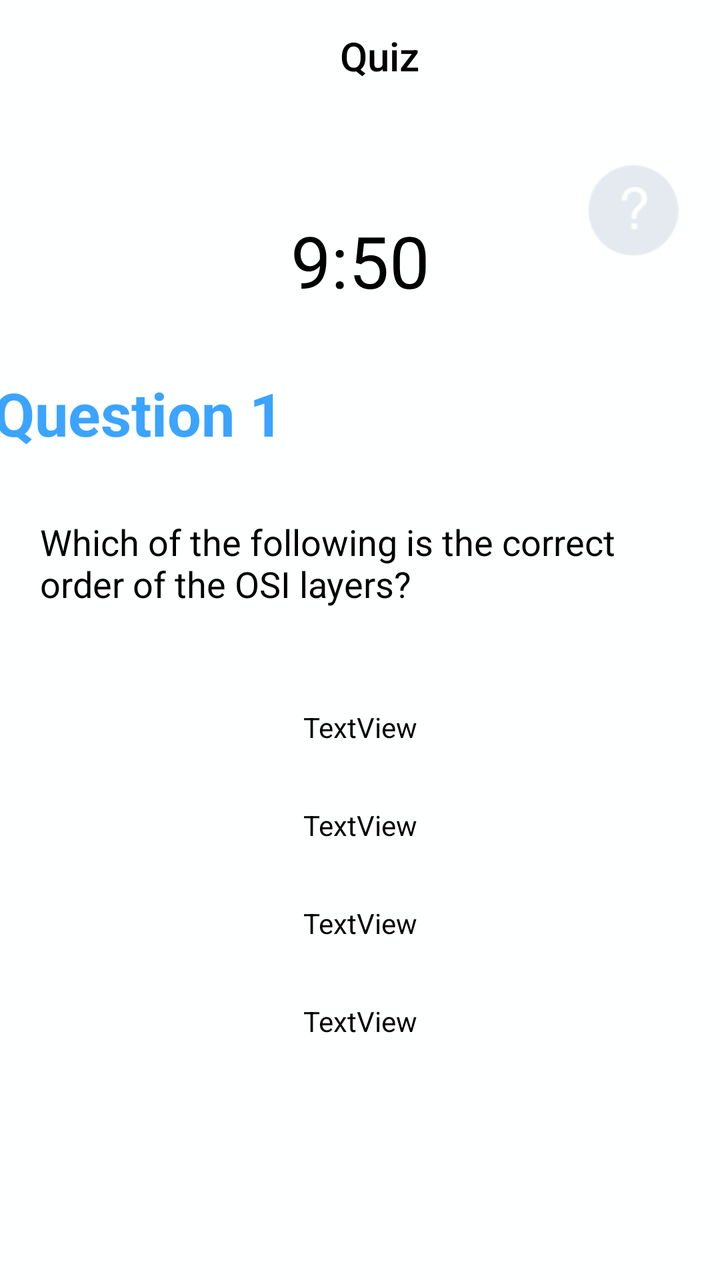
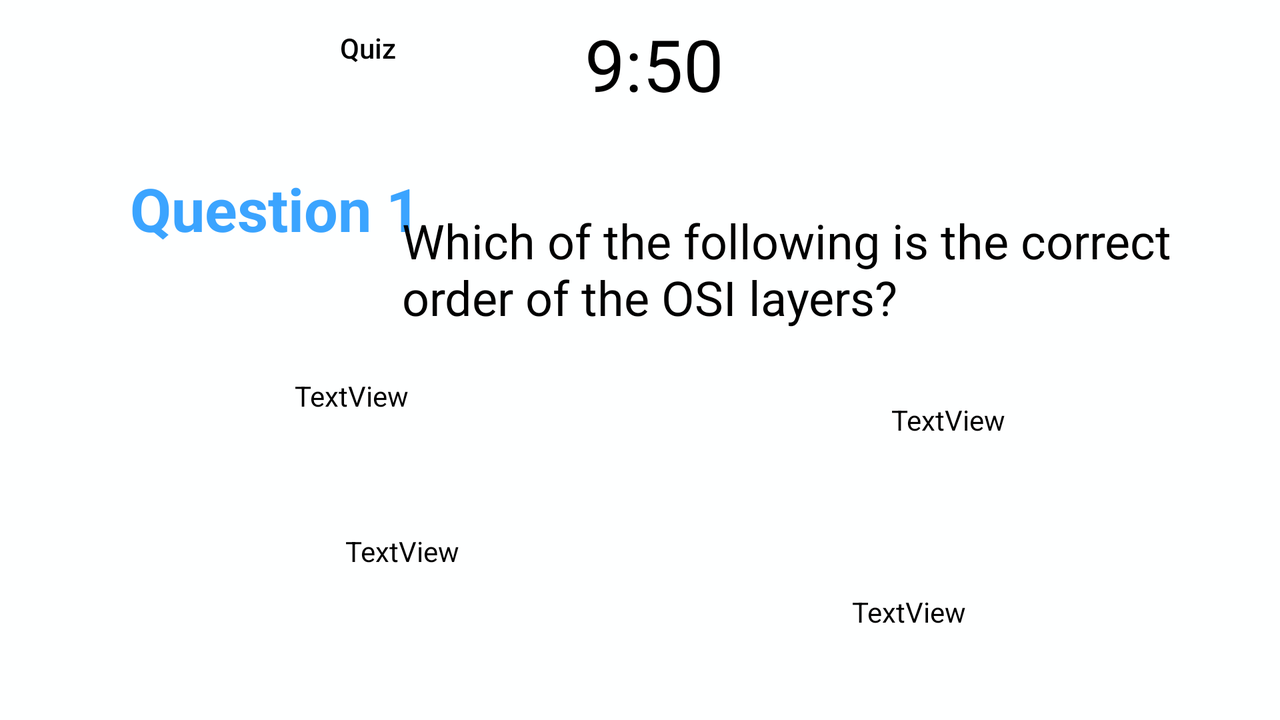

The same Android screen from two of the app's own layout files: first res/layout/ as a phone draws it, then the repository's variant for another configuration, drawn on a device whose configuration selects that folder. Both files follow.
<!-- AndroidManifest.xml: application theme Theme.AppCompat.Light.DarkActionBar -->
<!-- res/layout/activity_quiz_start.xml -->
<?xml version="1.0" encoding="utf-8"?>
<android.support.design.widget.CoordinatorLayout xmlns:tools="http://schemas.android.com/tools"
    android:id="@+id/coordinator"
    xmlns:android="http://schemas.android.com/apk/res/android"
    xmlns:app="http://schemas.android.com/apk/res-auto"
    android:layout_width="match_parent"
    android:layout_height="match_parent">

<android.support.constraint.ConstraintLayout
    android:layout_width="match_parent"
    android:layout_height="match_parent"
    android:background="#feffff"
    tools:context=".QuizActivity">


    <android.support.v7.widget.Toolbar
        android:id="@+id/toolbar"
        android:layout_width="match_parent"
        android:layout_height="wrap_content"
        android:background="#feffff"
        app:layout_constraintEnd_toEndOf="parent"
        app:layout_constraintStart_toStartOf="parent"
        app:layout_constraintTop_toTopOf="parent"
        app:theme="@style/ThemeOverlay.AppCompat.Dark.ActionBar"
        app:title="Quiz"
        app:titleMarginStart="170dp"
        app:titleTextColor="#000000">

    </android.support.v7.widget.Toolbar>

    <TextView
        android:id="@+id/timer"
        android:layout_width="wrap_content"
        android:layout_height="wrap_content"
        android:layout_marginStart="163dp"
        android:layout_marginLeft="163dp"
        android:layout_marginTop="50dp"
        android:layout_marginEnd="163dp"
        android:layout_marginRight="163dp"
        android:text="9:50"
        android:textColor="#000000"
        android:textSize="36sp"
        app:layout_constraintEnd_toEndOf="parent"
        app:layout_constraintStart_toStartOf="parent"
        app:layout_constraintTop_toBottomOf="@+id/toolbar" />

    <TextView
        android:id="@+id/QuestionNo"
        android:layout_width="wrap_content"
        android:layout_height="wrap_content"
        android:layout_marginTop="32dp"
        android:layout_marginEnd="217dp"
        android:paddingLeft="15dp"
        android:paddingRight="20dp"
        android:text="Question 1"
        android:textColor="#3BA4FF"
        android:textSize="30sp"
        android:textStyle="bold"
        app:layout_constraintEnd_toEndOf="parent"
        app:layout_constraintStart_toStartOf="@+id/Question"
        app:layout_constraintTop_toBottomOf="@+id/timer" />

    <TextView
        android:id="@+id/Question"
        android:layout_width="wrap_content"
        android:layout_height="wrap_content"
        android:layout_marginTop="32dp"
        android:paddingLeft="20dp"
        android:paddingRight="20dp"
        android:text="Which of the following is the correct order of the OSI layers?"
        android:textColor="#000000"
        android:textSize="18sp"
        app:layout_constraintEnd_toEndOf="parent"
        app:layout_constraintStart_toStartOf="parent"
        app:layout_constraintTop_toBottomOf="@+id/QuestionNo" />

    <TextView
        android:id="@+id/Answer4"
        android:layout_width="wrap_content"
        android:layout_height="wrap_content"
        android:layout_marginEnd="163dp"
        android:layout_marginLeft="163dp"
        android:layout_marginRight="163dp"
        android:layout_marginStart="163dp"
        android:layout_marginTop="30dp"
        android:text="TextView"
        android:textColor="#000000"
        app:layout_constraintEnd_toEndOf="parent"
        app:layout_constraintStart_toStartOf="parent"
        app:layout_constraintTop_toBottomOf="@+id/Answer3" />

    <TextView
        android:id="@+id/Answer3"
        android:layout_width="wrap_content"
        android:layout_height="wrap_content"
        android:layout_marginEnd="163dp"
        android:layout_marginLeft="163dp"
        android:layout_marginRight="163dp"
        android:layout_marginStart="163dp"
        android:layout_marginTop="30dp"
        android:text="TextView"
        android:textColor="#000000"
        app:layout_constraintEnd_toEndOf="parent"
        app:layout_constraintStart_toStartOf="parent"
        app:layout_constraintTop_toBottomOf="@+id/Answer2" />

    <TextView
        android:id="@+id/Answer2"
        android:layout_width="wrap_content"
        android:layout_height="wrap_content"
        android:layout_marginEnd="163dp"
        android:layout_marginLeft="163dp"
        android:layout_marginRight="163dp"
        android:layout_marginStart="163dp"
        android:layout_marginTop="30dp"
        android:text="TextView"
        android:textColor="#000000"
        app:layout_constraintEnd_toEndOf="parent"
        app:layout_constraintStart_toStartOf="parent"
        app:layout_constraintTop_toBottomOf="@+id/Answer1" />

    <TextView
        android:id="@+id/Answer1"
        android:layout_width="wrap_content"
        android:layout_height="wrap_content"
        android:layout_marginEnd="163dp"
        android:layout_marginLeft="163dp"
        android:layout_marginRight="163dp"
        android:layout_marginStart="163dp"
        android:layout_marginTop="50dp"
        android:text="TextView"
        android:textColor="#000000"
        app:layout_constraintEnd_toEndOf="parent"
        app:layout_constraintStart_toStartOf="parent"
        app:layout_constraintTop_toBottomOf="@+id/Question" />

    <ImageView
        android:id="@+id/button"
        android:layout_width="46dp"
        android:layout_height="45dp"
        android:layout_marginStart="90dp"
        android:layout_marginLeft="90dp"
        android:layout_marginTop="8dp"
        android:layout_marginEnd="32dp"
        android:layout_marginRight="32dp"
        android:layout_marginBottom="8dp"
        app:layout_constraintBottom_toBottomOf="@+id/timer"
        app:layout_constraintEnd_toEndOf="parent"
        app:layout_constraintStart_toEndOf="@+id/timer"
        app:layout_constraintTop_toBottomOf="@+id/toolbar"
        app:srcCompat="@drawable/hinticon2x" />

</android.support.constraint.ConstraintLayout>

</android.support.design.widget.CoordinatorLayout>
<!-- resources referenced by this layout -->
<resources>
  <!-- drawable hinticon2x: png bitmap (drawable, 1923 bytes) -->
</resources>
<!-- res/layout-land/activity_quiz_start.xml (the repository's variant of the layout above) -->
<!-- drawn on the phone turned sideways -->
<?xml version="1.0" encoding="utf-8"?>
<android.support.design.widget.CoordinatorLayout xmlns:android="http://schemas.android.com/apk/res/android"
    xmlns:app="http://schemas.android.com/apk/res-auto"
    xmlns:tools="http://schemas.android.com/tools"
    android:id="@+id/coordinator"
    android:layout_width="match_parent"
    android:layout_height="match_parent">

    <android.support.constraint.ConstraintLayout xmlns:android="http://schemas.android.com/apk/res/android"
        xmlns:app="http://schemas.android.com/apk/res-auto"
        xmlns:tools="http://schemas.android.com/tools"
        android:layout_width="match_parent"
        android:layout_height="match_parent"
        android:background="#feffff"
        tools:context=".QuizActivity">


        <android.support.v7.widget.Toolbar
            android:id="@+id/toolbar"
            android:layout_width="match_parent"
            android:layout_height="wrap_content"
            android:background="#feffff"
            app:layout_constraintEnd_toEndOf="parent"
            app:layout_constraintStart_toStartOf="parent"
            app:layout_constraintTop_toTopOf="parent"
            app:theme="@style/ThemeOverlay.AppCompat.Dark.ActionBar"
            app:title="Quiz"
            app:titleMarginStart="170dp"
            app:titleTextColor="#000000">

        </android.support.v7.widget.Toolbar>

        <TextView
            android:id="@+id/timer"
            android:layout_width="wrap_content"
            android:layout_height="wrap_content"
            android:layout_marginStart="163dp"
            android:layout_marginLeft="163dp"
            android:layout_marginEnd="163dp"
            android:layout_marginRight="163dp"
            android:layout_marginBottom="304dp"
            android:text="9:50"
            android:textColor="#000000"
            android:textSize="36sp"
            app:layout_constraintBottom_toBottomOf="parent"
            app:layout_constraintEnd_toEndOf="parent"
            app:layout_constraintHorizontal_bias="0.529"
            app:layout_constraintStart_toStartOf="parent" />

        <TextView
            android:id="@+id/QuestionNo"
            android:layout_width="324dp"
            android:layout_height="68dp"
            android:layout_marginStart="8dp"
            android:layout_marginLeft="8dp"
            android:layout_marginTop="8dp"
            android:layout_marginEnd="8dp"
            android:layout_marginRight="8dp"
            android:layout_marginBottom="208dp"
            android:paddingLeft="15dp"
            android:paddingRight="20dp"
            android:text="Question 1"
            android:textColor="#3BA4FF"
            android:textSize="30sp"
            android:textStyle="bold"
            app:layout_constraintBottom_toBottomOf="parent"
            app:layout_constraintEnd_toEndOf="parent"
            app:layout_constraintHorizontal_bias="0.14"
            app:layout_constraintStart_toStartOf="parent"
            app:layout_constraintTop_toTopOf="parent"
            app:layout_constraintVertical_bias="1.0" />

        <TextView
            android:id="@+id/Question"
            android:layout_width="443dp"
            android:layout_height="73dp"
            android:layout_marginStart="8dp"
            android:layout_marginLeft="8dp"
            android:layout_marginTop="8dp"
            android:layout_marginEnd="16dp"
            android:layout_marginRight="16dp"
            android:layout_marginBottom="8dp"
            android:paddingLeft="20dp"
            android:paddingRight="20dp"
            android:text="Which of the following is the correct order of the OSI layers?"
            android:textColor="#000000"
            android:textSize="24sp"
            app:layout_constraintBottom_toBottomOf="parent"
            app:layout_constraintEnd_toEndOf="parent"
            app:layout_constraintHorizontal_bias="1.0"
            app:layout_constraintStart_toStartOf="@+id/QuestionNo"
            app:layout_constraintTop_toTopOf="parent"
            app:layout_constraintVertical_bias="0.354" />

        <TextView
            android:id="@+id/Answer4"
            android:layout_width="wrap_content"
            android:layout_height="wrap_content"
            android:layout_marginStart="8dp"
            android:layout_marginLeft="8dp"
            android:layout_marginTop="116dp"
            android:layout_marginEnd="156dp"
            android:layout_marginRight="156dp"
            android:layout_marginBottom="8dp"
            android:text="TextView"
            android:textColor="#000000"
            app:layout_constraintBottom_toBottomOf="parent"
            app:layout_constraintEnd_toEndOf="parent"
            app:layout_constraintHorizontal_bias="0.998"
            app:layout_constraintStart_toStartOf="parent"
            app:layout_constraintTop_toBottomOf="@+id/Question"
            app:layout_constraintVertical_bias="0.082" />

        <TextView
            android:id="@+id/Answer3"
            android:layout_width="wrap_content"
            android:layout_height="wrap_content"
            android:layout_marginStart="172dp"
            android:layout_marginLeft="172dp"
            android:layout_marginTop="112dp"
            android:layout_marginEnd="8dp"
            android:layout_marginRight="8dp"
            android:layout_marginBottom="8dp"
            android:text="TextView"
            android:textColor="#000000"
            app:layout_constraintBottom_toBottomOf="parent"
            app:layout_constraintEnd_toStartOf="@+id/Answer4"
            app:layout_constraintHorizontal_bias="0.003"
            app:layout_constraintStart_toStartOf="parent"
            app:layout_constraintTop_toBottomOf="@+id/QuestionNo"
            app:layout_constraintVertical_bias="0.028" />

        <TextView
            android:id="@+id/Answer2"
            android:layout_width="wrap_content"
            android:layout_height="21dp"
            android:layout_marginTop="8dp"
            android:layout_marginEnd="8dp"
            android:layout_marginRight="8dp"
            android:layout_marginBottom="8dp"
            android:text="TextView"
            android:textColor="#000000"
            app:layout_constraintBottom_toTopOf="@+id/Answer4"
            app:layout_constraintEnd_toEndOf="parent"
            app:layout_constraintHorizontal_bias="0.775"
            app:layout_constraintStart_toStartOf="parent"
            app:layout_constraintTop_toBottomOf="@+id/QuestionNo"
            app:layout_constraintVertical_bias="0.376" />

        <TextView
            android:id="@+id/Answer1"
            android:layout_width="wrap_content"
            android:layout_height="21dp"
            android:layout_marginStart="8dp"
            android:layout_marginLeft="8dp"
            android:layout_marginEnd="8dp"
            android:layout_marginRight="8dp"
            android:layout_marginBottom="8dp"
            android:text="TextView"
            android:textColor="#000000"
            app:layout_constraintBottom_toTopOf="@+id/Answer3"
            app:layout_constraintEnd_toStartOf="@+id/Answer2"
            app:layout_constraintHorizontal_bias="0.374"
            app:layout_constraintStart_toStartOf="parent"
            app:layout_constraintTop_toBottomOf="@+id/QuestionNo"
            app:layout_constraintVertical_bias="0.427" />

        <TextView
            android:id="@+id/hint"
            android:layout_width="wrap_content"
            android:layout_height="23dp"
            android:layout_marginStart="36dp"
            android:layout_marginLeft="36dp"
            android:layout_marginTop="88dp"
            android:layout_marginEnd="8dp"
            android:layout_marginRight="8dp"
            android:text="TextView"
            android:textColor="#000000"
            app:layout_constraintBottom_toTopOf="@+id/timer"
            app:layout_constraintEnd_toEndOf="parent"
            app:layout_constraintHorizontal_bias="0.009"
            app:layout_constraintStart_toStartOf="parent"
            app:layout_constraintTop_toTopOf="parent" />

        <ImageButton
            android:id="@+id/button"
            android:layout_width="30dp"
            android:layout_height="30dp"
            android:layout_marginStart="51dp"
            android:layout_marginLeft="51dp"
            android:layout_marginTop="8dp"
            android:layout_marginEnd="16dp"
            android:layout_marginRight="16dp"
            android:layout_marginBottom="179dp"
            android:adjustViewBounds="true"
            android:background="#ffffff"
            android:maxWidth="100dp"
            android:maxHeight="100dp"
            android:scaleType="fitXY"
            android:text="Button"
            app:layout_constraintBottom_toTopOf="@+id/Question"
            app:layout_constraintEnd_toEndOf="parent"
            app:layout_constraintHorizontal_bias="0.504"
            app:layout_constraintStart_toEndOf="@+id/timer"
            app:layout_constraintTop_toBottomOf="@+id/toolbar"
            app:layout_constraintVertical_bias="0.0"
            app:srcCompat="@drawable/hinticon2x" />

    </android.support.constraint.ConstraintLayout>

</android.support.design.widget.CoordinatorLayout>
